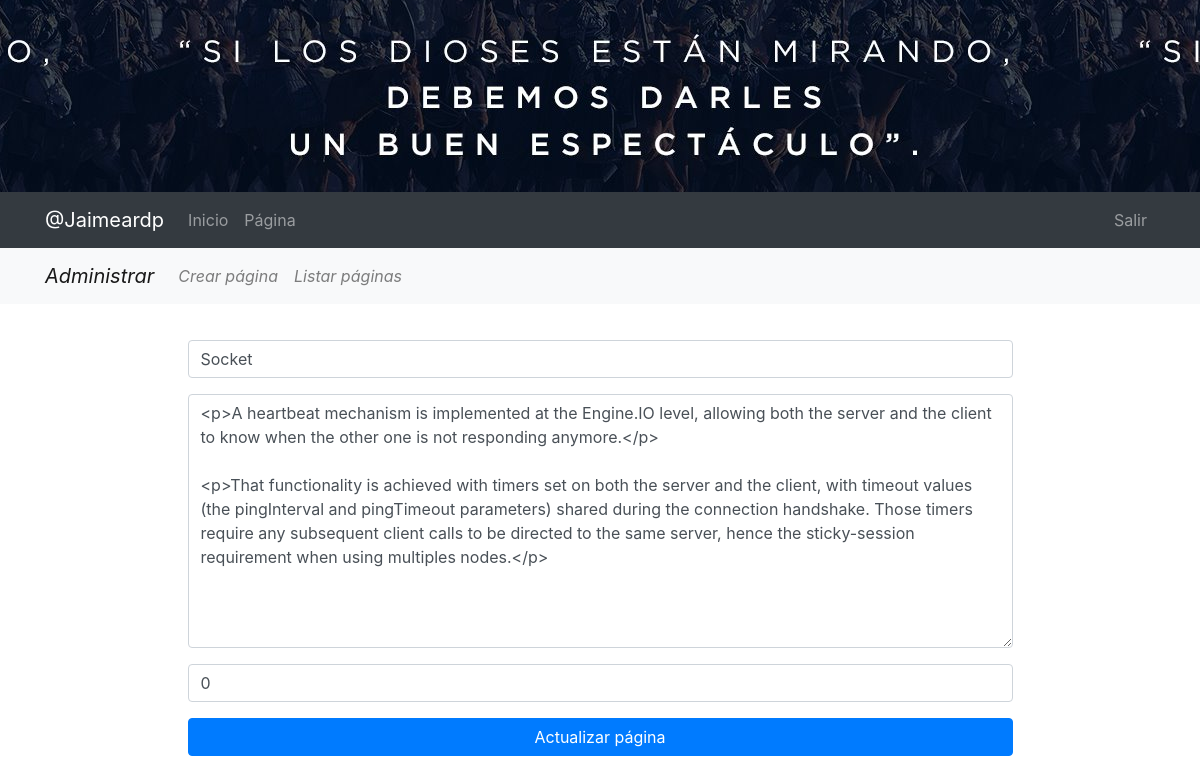
The page /pages/update/2/ (signed in) on the database its author committed.
### pages/models.py (models this page shows, shortened)
class Page(models.Model):
    title = models.CharField(verbose_name="Título", max_length=200)
    content = RichTextField(verbose_name="Contenido")
    order = models.SmallIntegerField(verbose_name="Orden", default=0)
    created = models.DateTimeField(auto_now_add=True, verbose_name="Fecha de creación")
    updated = models.DateTimeField(auto_now=True, verbose_name="Fecha de edición")
    class Meta:
        verbose_name = "página"
        verbose_name_plural = "páginas"
        ordering = ['order', 'title']

### pages/views.py (the view, shortened to what this page needs)
# urls.py: path('update/<int:pk>/', PageUpdate.as_view(), name='update'),
@method_decorator(staff_member_required, name='dispatch')
class PageUpdate(UpdateView):
    model = Page
    form_class = PageForm
    template_name_suffix = '_update_form'

### pages/forms.py
class PageForm(forms.ModelForm):
    class Meta:
        model = Page
        fields = ['title', 'content', 'order']
        widgets = {
            'title': forms.TextInput(attrs={'class':'form-control', 'placeholder':'Título'}),
            'content': forms.Textarea(attrs={'class':'form-control'}),
            'order': forms.NumberInput(attrs={'class':'form-control', 'placeholder':'Orden  '}),
        }
        labels = {
            'title':'', 'order':'', 'content': ''
        }

### templates/pages/page_update_form.html (shortened to what this page needs)
{% extends 'core/base.html' %}
{% load static %}
{% block content %}
{% include 'pages/includes/pages_menu.html'%}
<main role="main">
  <div class="container">
    <div class="row mt-3 mb-5">
      <div class="col-md-9 mx-auto">
        <div>
          <form action="" method="post">{% csrf_token %}
            {{ form.as_p }}
          <div class="text-center">
            <input type="submit" class="btn btn-primary btn-block" value="Actualizar página" />
          </div>
        </form>
        </div>
      </div>
    </div>
  </div>
</main>
{% endblock %}

### static/core/css/main.css (style rules this page uses)
main { padding-top: 20px; }
:root { --jumbotron-padding-y: 3rem; }

### rows shown on the page
Page: title "Socket", content "<p>A heartbeat mechanism is implemented at the Engine.IO level, allowing both the server and the client to know when the other one is not responding anymore.</p> <p>That functionality is achieved with timers set on both the server and the client, with timeout values (the pingInterval and pingTimeout parameters) shared during the connection handshake. Those timers require any subsequent client calls to be directed to the same server, hence the sticky-session requirement when using multiples nodes.</p>", order "0"
